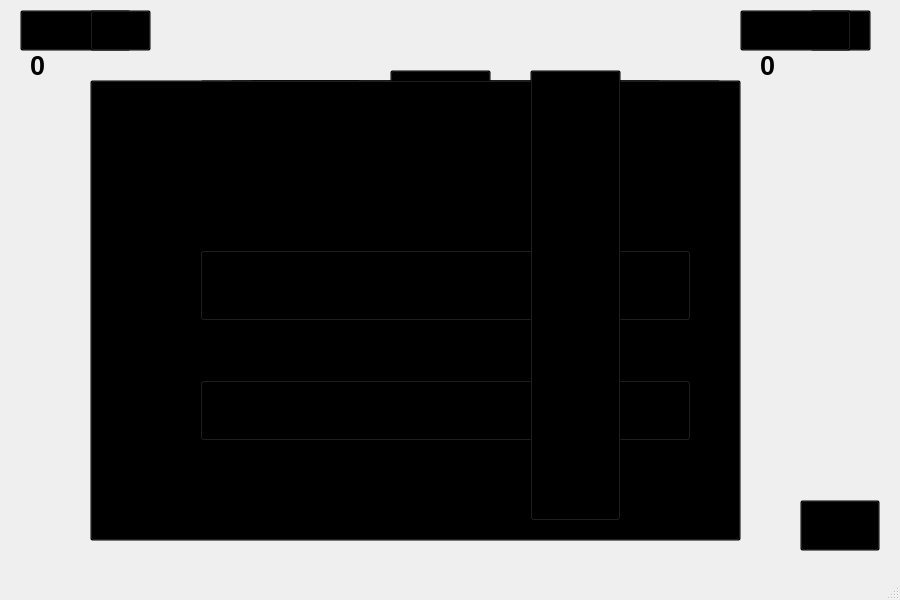
<?xml version="1.0" encoding="UTF-8"?>
<ui version="4.0">
 <class>TicTacToe</class>
 <widget class="QMainWindow" name="TicTacToe">
  <property name="geometry">
   <rect>
    <x>0</x>
    <y>0</y>
    <width>900</width>
    <height>600</height>
   </rect>
  </property>
  <property name="windowTitle">
   <string>TicTacToe</string>
  </property>
  <widget class="QWidget" name="centralwidget">
   <widget class="QLabel" name="game_grid">
    <property name="geometry">
     <rect>
      <x>90</x>
      <y>70</y>
      <width>701</width>
      <height>431</height>
     </rect>
    </property>
    <property name="text">
     <string/>
    </property>
   </widget>
   <widget class="QPushButton" name="start_button">
    <property name="geometry">
     <rect>
      <x>350</x>
      <y>220</y>
      <width>181</width>
      <height>71</height>
     </rect>
    </property>
    <property name="font">
     <font>
      <pointsize>16</pointsize>
     </font>
    </property>
    <property name="text">
     <string>Start</string>
    </property>
   </widget>
   <widget class="QPushButton" name="grid_1">
    <property name="geometry">
     <rect>
      <x>240</x>
      <y>90</y>
      <width>131</width>
      <height>111</height>
     </rect>
    </property>
    <property name="styleSheet">
     <string notr="true">background-color: transparent;</string>
    </property>
    <property name="text">
     <string/>
    </property>
   </widget>
   <widget class="QPushButton" name="grid_2">
    <property name="geometry">
     <rect>
      <x>380</x>
      <y>90</y>
      <width>121</width>
      <height>111</height>
     </rect>
    </property>
    <property name="styleSheet">
     <string notr="true">background-color: transparent;</string>
    </property>
    <property name="text">
     <string/>
    </property>
   </widget>
   <widget class="QPushButton" name="grid_3">
    <property name="geometry">
     <rect>
      <x>510</x>
      <y>90</y>
      <width>131</width>
      <height>111</height>
     </rect>
    </property>
    <property name="styleSheet">
     <string notr="true">background-color: transparent;</string>
    </property>
    <property name="text">
     <string/>
    </property>
   </widget>
   <widget class="QPushButton" name="grid_4">
    <property name="geometry">
     <rect>
      <x>240</x>
      <y>230</y>
      <width>131</width>
      <height>111</height>
     </rect>
    </property>
    <property name="styleSheet">
     <string notr="true">background-color: transparent;</string>
    </property>
    <property name="text">
     <string/>
    </property>
   </widget>
   <widget class="QPushButton" name="grid_5">
    <property name="geometry">
     <rect>
      <x>380</x>
      <y>230</y>
      <width>121</width>
      <height>111</height>
     </rect>
    </property>
    <property name="styleSheet">
     <string notr="true">background-color: transparent;</string>
    </property>
    <property name="text">
     <string/>
    </property>
   </widget>
   <widget class="QPushButton" name="grid_6">
    <property name="geometry">
     <rect>
      <x>510</x>
      <y>230</y>
      <width>131</width>
      <height>111</height>
     </rect>
    </property>
    <property name="styleSheet">
     <string notr="true">background-color: transparent;</string>
    </property>
    <property name="text">
     <string/>
    </property>
   </widget>
   <widget class="QPushButton" name="grid_7">
    <property name="geometry">
     <rect>
      <x>240</x>
      <y>360</y>
      <width>131</width>
      <height>111</height>
     </rect>
    </property>
    <property name="styleSheet">
     <string notr="true">background-color: transparent;</string>
    </property>
    <property name="text">
     <string/>
    </property>
   </widget>
   <widget class="QPushButton" name="grid_8">
    <property name="geometry">
     <rect>
      <x>380</x>
      <y>360</y>
      <width>121</width>
      <height>111</height>
     </rect>
    </property>
    <property name="styleSheet">
     <string notr="true">background-color: transparent;</string>
    </property>
    <property name="text">
     <string/>
    </property>
   </widget>
   <widget class="QPushButton" name="grid_9">
    <property name="geometry">
     <rect>
      <x>510</x>
      <y>360</y>
      <width>131</width>
      <height>111</height>
     </rect>
    </property>
    <property name="styleSheet">
     <string notr="true">background-color: transparent;</string>
    </property>
    <property name="text">
     <string/>
    </property>
   </widget>
   <widget class="QPushButton" name="player_1">
    <property name="geometry">
     <rect>
      <x>20</x>
      <y>10</y>
      <width>111</width>
      <height>41</height>
     </rect>
    </property>
    <property name="font">
     <font>
      <pointsize>11</pointsize>
     </font>
    </property>
    <property name="styleSheet">
     <string notr="true">background-color: transparent;
</string>
    </property>
    <property name="text">
     <string>Player 1</string>
    </property>
   </widget>
   <widget class="QPushButton" name="x_icon">
    <property name="geometry">
     <rect>
      <x>90</x>
      <y>10</y>
      <width>61</width>
      <height>41</height>
     </rect>
    </property>
    <property name="styleSheet">
     <string notr="true">background-color: transparent;</string>
    </property>
    <property name="text">
     <string/>
    </property>
    <property name="icon">
     <iconset resource="resources.qrc">
      <normaloff>:/media/x_icon.png</normaloff>:/media/x_icon.png</iconset>
    </property>
    <property name="iconSize">
     <size>
      <width>20</width>
      <height>20</height>
     </size>
    </property>
   </widget>
   <widget class="QPushButton" name="o_icon">
    <property name="geometry">
     <rect>
      <x>810</x>
      <y>10</y>
      <width>61</width>
      <height>41</height>
     </rect>
    </property>
    <property name="styleSheet">
     <string notr="true">background-color: transparent;</string>
    </property>
    <property name="text">
     <string/>
    </property>
    <property name="icon">
     <iconset resource="resources.qrc">
      <normaloff>:/media/o_icon.png</normaloff>:/media/o_icon.png</iconset>
    </property>
    <property name="iconSize">
     <size>
      <width>20</width>
      <height>20</height>
     </size>
    </property>
   </widget>
   <widget class="QPushButton" name="player_2">
    <property name="geometry">
     <rect>
      <x>740</x>
      <y>10</y>
      <width>111</width>
      <height>41</height>
     </rect>
    </property>
    <property name="font">
     <font>
      <pointsize>11</pointsize>
     </font>
    </property>
    <property name="styleSheet">
     <string notr="true">background-color: transparent;</string>
    </property>
    <property name="text">
     <string>Player 2</string>
    </property>
   </widget>
   <widget class="QPushButton" name="straight_line">
    <property name="geometry">
     <rect>
      <x>200</x>
      <y>110</y>
      <width>491</width>
      <height>71</height>
     </rect>
    </property>
    <property name="styleSheet">
     <string notr="true">background-color: transparent;</string>
    </property>
    <property name="text">
     <string/>
    </property>
    <property name="icon">
     <iconset resource="resources.qrc">
      <normaloff>:/media/straight_line.png</normaloff>:/media/straight_line.png</iconset>
    </property>
    <property name="iconSize">
     <size>
      <width>500</width>
      <height>300</height>
     </size>
    </property>
   </widget>
   <widget class="QPushButton" name="straight_line_2">
    <property name="geometry">
     <rect>
      <x>250</x>
      <y>80</y>
      <width>111</width>
      <height>411</height>
     </rect>
    </property>
    <property name="styleSheet">
     <string notr="true">background-color: transparent;</string>
    </property>
    <property name="text">
     <string/>
    </property>
    <property name="icon">
     <iconset resource="resources.qrc">
      <normaloff>:/media/straight_line_2.png</normaloff>:/media/straight_line_2.png</iconset>
    </property>
    <property name="iconSize">
     <size>
      <width>800</width>
      <height>700</height>
     </size>
    </property>
   </widget>
   <widget class="QPushButton" name="straight_line_3">
    <property name="geometry">
     <rect>
      <x>230</x>
      <y>80</y>
      <width>431</width>
      <height>411</height>
     </rect>
    </property>
    <property name="styleSheet">
     <string notr="true">background-color: transparent;</string>
    </property>
    <property name="text">
     <string/>
    </property>
    <property name="icon">
     <iconset resource="resources.qrc">
      <normaloff>:/media/Picture7.png</normaloff>:/media/Picture7.png</iconset>
    </property>
    <property name="iconSize">
     <size>
      <width>750</width>
      <height>700</height>
     </size>
    </property>
   </widget>
   <widget class="QPushButton" name="pushButton">
    <property name="geometry">
     <rect>
      <x>200</x>
      <y>80</y>
      <width>521</width>
      <height>441</height>
     </rect>
    </property>
    <property name="styleSheet">
     <string notr="true">background-color: transparent;</string>
    </property>
    <property name="text">
     <string/>
    </property>
   </widget>
   <widget class="QPushButton" name="straight_line_4">
    <property name="geometry">
     <rect>
      <x>390</x>
      <y>70</y>
      <width>101</width>
      <height>451</height>
     </rect>
    </property>
    <property name="styleSheet">
     <string notr="true">background-color: transparent;
</string>
    </property>
    <property name="text">
     <string/>
    </property>
    <property name="icon">
     <iconset resource="resources.qrc">
      <normaloff>:/media/straight_line_2.png</normaloff>:/media/straight_line_2.png</iconset>
    </property>
    <property name="iconSize">
     <size>
      <width>800</width>
      <height>680</height>
     </size>
    </property>
   </widget>
   <widget class="QPushButton" name="straight_line_5">
    <property name="geometry">
     <rect>
      <x>530</x>
      <y>80</y>
      <width>91</width>
      <height>451</height>
     </rect>
    </property>
    <property name="styleSheet">
     <string notr="true">background-color: transparent;
</string>
    </property>
    <property name="text">
     <string/>
    </property>
    <property name="icon">
     <iconset resource="resources.qrc">
      <normaloff>:/media/straight_line_2.png</normaloff>:/media/straight_line_2.png</iconset>
    </property>
    <property name="iconSize">
     <size>
      <width>800</width>
      <height>680</height>
     </size>
    </property>
   </widget>
   <widget class="QPushButton" name="straight_line_6">
    <property name="geometry">
     <rect>
      <x>90</x>
      <y>80</y>
      <width>651</width>
      <height>461</height>
     </rect>
    </property>
    <property name="styleSheet">
     <string notr="true">background-color: transparent;</string>
    </property>
    <property name="text">
     <string/>
    </property>
    <property name="icon">
     <iconset resource="resources.qrc">
      <normaloff>:/media/Picture3.png</normaloff>:/media/Picture3.png</iconset>
    </property>
    <property name="iconSize">
     <size>
      <width>800</width>
      <height>680</height>
     </size>
    </property>
   </widget>
   <widget class="QPushButton" name="straight_line_7">
    <property name="geometry">
     <rect>
      <x>200</x>
      <y>250</y>
      <width>491</width>
      <height>71</height>
     </rect>
    </property>
    <property name="styleSheet">
     <string notr="true">background-color: transparent;</string>
    </property>
    <property name="text">
     <string/>
    </property>
    <property name="icon">
     <iconset resource="resources.qrc">
      <normaloff>:/media/straight_line.png</normaloff>:/media/straight_line.png</iconset>
    </property>
    <property name="iconSize">
     <size>
      <width>500</width>
      <height>300</height>
     </size>
    </property>
   </widget>
   <widget class="QPushButton" name="straight_line_8">
    <property name="geometry">
     <rect>
      <x>200</x>
      <y>380</y>
      <width>491</width>
      <height>61</height>
     </rect>
    </property>
    <property name="styleSheet">
     <string notr="true">background-color: transparent;</string>
    </property>
    <property name="text">
     <string/>
    </property>
    <property name="icon">
     <iconset resource="resources.qrc">
      <normaloff>:/media/straight_line.png</normaloff>:/media/straight_line.png</iconset>
    </property>
    <property name="iconSize">
     <size>
      <width>500</width>
      <height>300</height>
     </size>
    </property>
   </widget>
   <widget class="QPushButton" name="straight_line_9">
    <property name="geometry">
     <rect>
      <x>530</x>
      <y>70</y>
      <width>91</width>
      <height>451</height>
     </rect>
    </property>
    <property name="styleSheet">
     <string notr="true">background-color: transparent;
</string>
    </property>
    <property name="text">
     <string/>
    </property>
    <property name="icon">
     <iconset resource="resources.qrc">
      <normaloff>:/media/straight_line_2.png</normaloff>:/media/straight_line_2.png</iconset>
    </property>
    <property name="iconSize">
     <size>
      <width>800</width>
      <height>680</height>
     </size>
    </property>
   </widget>
   <widget class="QLabel" name="player_1_score">
    <property name="geometry">
     <rect>
      <x>30</x>
      <y>40</y>
      <width>81</width>
      <height>51</height>
     </rect>
    </property>
    <property name="font">
     <font>
      <pointsize>20</pointsize>
      <bold>true</bold>
     </font>
    </property>
    <property name="text">
     <string>0</string>
    </property>
   </widget>
   <widget class="QLabel" name="player_2_score">
    <property name="geometry">
     <rect>
      <x>760</x>
      <y>40</y>
      <width>81</width>
      <height>51</height>
     </rect>
    </property>
    <property name="font">
     <font>
      <pointsize>20</pointsize>
      <bold>true</bold>
     </font>
    </property>
    <property name="text">
     <string>0</string>
    </property>
   </widget>
   <widget class="QLabel" name="winner_label">
    <property name="geometry">
     <rect>
      <x>200</x>
      <y>0</y>
      <width>451</width>
      <height>51</height>
     </rect>
    </property>
    <property name="font">
     <font>
      <pointsize>28</pointsize>
      <bold>true</bold>
     </font>
    </property>
    <property name="styleSheet">
     <string notr="true">color: #18d6b0;
font-weight: 900;</string>
    </property>
    <property name="text">
     <string/>
    </property>
   </widget>
   <widget class="QPushButton" name="pushButton_2">
    <property name="geometry">
     <rect>
      <x>800</x>
      <y>500</y>
      <width>80</width>
      <height>51</height>
     </rect>
    </property>
    <property name="styleSheet">
     <string notr="true">background-color: transparent;</string>
    </property>
    <property name="text">
     <string/>
    </property>
    <property name="icon">
     <iconset resource="resources.qrc">
      <normaloff>:/media/mute-icon.png</normaloff>:/media/mute-icon.png</iconset>
    </property>
    <property name="iconSize">
     <size>
      <width>40</width>
      <height>40</height>
     </size>
    </property>
   </widget>
  </widget>
  <widget class="QMenuBar" name="menubar">
   <property name="geometry">
    <rect>
     <x>0</x>
     <y>0</y>
     <width>900</width>
     <height>21</height>
    </rect>
   </property>
  </widget>
  <widget class="QStatusBar" name="statusbar"/>
 </widget>
 <resources>
  <include location="resources.qrc"/>
 </resources>
 <connections/>
</ui>
